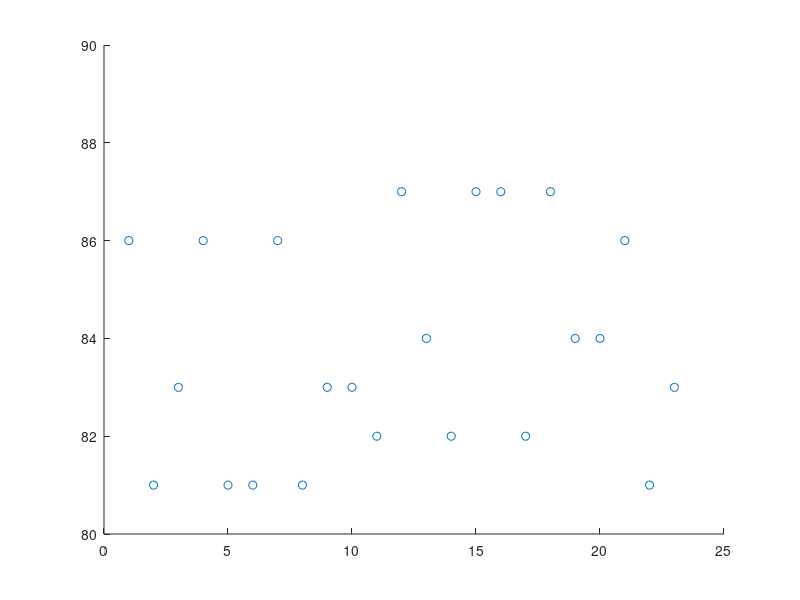

The MATLAB source for this figure:
p1 = [86 81	83];
p2 = [82 87	84];

p3 = [p1(1) p1(2) p1(2)];

p4 = [p2(1) p2(2) p2(2)];
	
p5 = [p1(1) p1(2) p1(3) p1(3)];

p6 = [p2(1) p2(2) p2(3) p2(3)];




% p1 = [57 65 61];
% 
% p2 = [55 63 59];
% 
% p3 = [p1(1) p1(2) p1(2)];
% 
% p4 = [p2(1) p2(2) p2(2)];
% 	
% p5 = [p1(1) p1(2) p1(3) p1(3)];
% 
p6 = [p2(1) p2(2) p2(3) p2(3)];

y = [p1 p3 p5 p2 p4 p6 p1];

figure;
scatter(1:length(y), y, 'o') % No line specifier in the LineSpec => no line
% axis([0 25 50 70])
axis([0 25 80 90])
